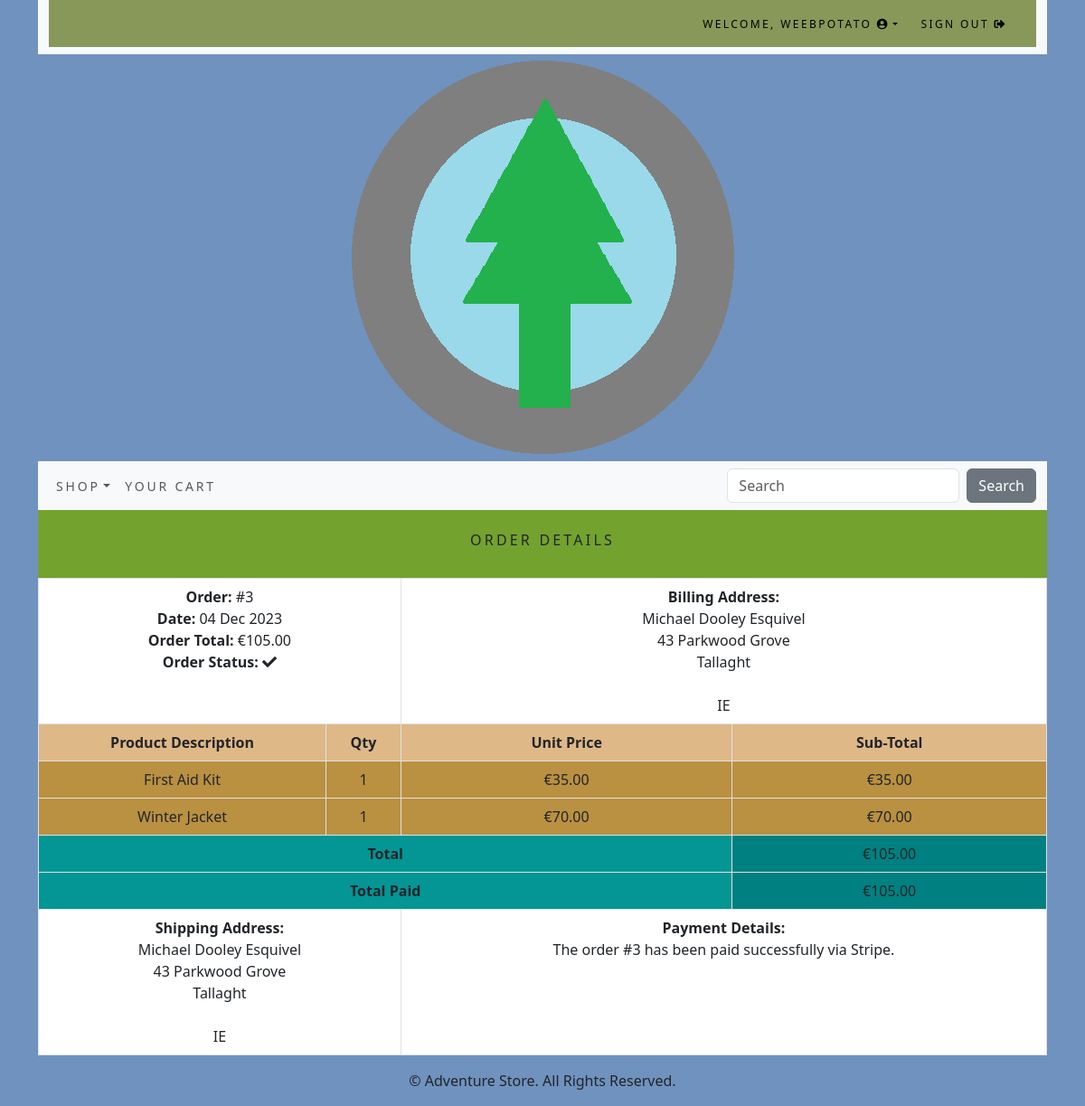
Page /order/3/ (signed in) on the committed database.
### users/models.py (models this page shows)
class CustomUser(AbstractUser):
    age = models.PositiveIntegerField(null=True, blank=True)

### order/models.py (models this page shows, shortened)
class Order(models.Model):
    token = models.CharField(max_length=250, blank=True)
    total = models.DecimalField(max_digits=10, decimal_places=2, verbose_name='Euro Order Total')
    emailAddress = models.EmailField(max_length=250, blank=True, verbose_name='Email Address')
    created = models.DateTimeField(auto_now_add=True)
    billingName = models.CharField(max_length=250, blank=True)
    billingAddress1 = models.CharField(max_length=250, blank=True)
    billingCity = models.CharField(max_length=250, blank=True)
    billingPostcode = models.CharField(max_length=10, blank=True)
    billingCountry = models.CharField(max_length=200, blank=True)
    shippingName = models.CharField(max_length=250, blank=True)
    shippingAddress1 = models.CharField(max_length=250, blank=True)
    shippingCity = models.CharField(max_length=250, blank=True)
    shippingPostcode = models.CharField(max_length=10, blank=True)
    shippingCountry = models.CharField(max_length=200, blank=True)
    class Meta:
        db_table = 'Order'
        ordering = ['-created']

class OrderItem(models.Model):
    product = models.CharField(max_length=250)
    quantity = models.IntegerField()
    price = models.DecimalField(max_digits=10, decimal_places=2, verbose_name='Euro Price')
    order = models.ForeignKey(Order, on_delete=models.CASCADE)
    class Meta:
        db_table = 'OrderItem'
    def sub_total(self):
        return self.quantity * self.price

### order/views.py (the view)
# urls.py: path('<int:order_id>/', views.orderDetail.as_view(), name='order_detail'),
class orderDetail(LoginRequiredMixin, View):
    def get(self, request, order_id):
        if request.user.is_authenticated:
            email = str(request.user.email)
            order = Order.objects.get(id=order_id, emailAddress=email)
            order_items = OrderItem.objects.filter(order=order)
        return render(request, 'order/order_detail.html', {'order': order, 'order_items': order_items})

### cart/context_processors.py (called while the page is built)
def counter(request):
    item_count = 0
    if 'admin' in request.path:
        return {}
    else:
        try:
            cart = Cart.objects.filter(cart_id=_cart_id(request))
            cart_items = CartItem.objects.all().filter(cart=cart[:1])
            for cart_item in cart_items:
                item_count += cart_item.quantity
        except Cart.DoesNotExist:
            item_count = 0
    return {'item_count':item_count}

### cart/views.py (called while the page is built)
def _cart_id(request):
    cart = request.session.session_key
    if not cart:
        cart = request.session.create()
    return cart

### shopapp/context_processors.py (called while the page is built)
def menu_links(request):
    links = Category.objects.all()
    return {'links':links}

### shopapp/models.py (called while the page is built)
    def get_absolute_url(self):
        return reverse('shopapp:products_by_category', args=[self.id])

### order/templates/order/order_detail.html (shortened to what this page needs)
{% extends "base.html" %}
{% load static %}
{% block content %}
<div>
    <div style="background-color: rgb(116, 162, 47);" class="text-center">
        <br>
        <h1 style="background-color: rgb(116, 162, 47);" class="text-center my_title">Order Details</h1>
        <br>
        <table class="table table-bordered">
            <tr>
                <td class="text-left" colspan="2">
                    <b>Order: </b>#{{ order.id }}<br>
                    <b>Date: </b>{{ order.created|date:"d M Y" }}<br>
                    <b>Order Total: </b>€{{ order.total }}<br>
                    <b>Order Status: </b><i class="fas fa-check"></i>
		    </td>
                <td class="text-left" colspan="2">
                    <b>Billing Address: </b><br>
                    {{ order.billingName }}<br>
                    {{ order.billingAddress1 }}<br>
                    {{ order.billingCity }}<br>
                    {{ order.billingPostcode }}<br>
                    {{ order.billingCountry }}<br>
                </td>
            </tr>
            <tr>
                <td style="background-color: burlywood;"><b>Product Description</b></td>
                <td style="background-color: burlywood;"><b>Qty</b></td>
                <td style="background-color: burlywood;"><b>Unit Price</b></td>
                <td style="background-color: burlywood;"><b>Sub-Total</b></td>
            </tr>
            {% for item in order_items %}
            <tr>
                <td style="background-color: rgb(186, 144, 65);">{{ item.product }}</td>
                <td style="background-color: rgb(186, 144, 65);">{{ item.quantity }}</td>
                <td style="background-color: rgb(186, 144, 65);">€{{ item.price }}</td>
                <td style="background-color: rgb(186, 144, 65);">€{{ item.sub_total }}</td>
            </tr>
            {% endfor %}
            <tr>
                <td style="background-color: rgb(4, 149, 149);" class="text-right" colspan="3"><b>Total</b></td>
                <td style="background-color: teal;">€{{ order.total }}</td>
            </tr>
            <tr>
                <td style="background-color: rgb(4, 149, 149);" class="text-right" colspan="3"><b>Total Paid</b></td>
                <td style="background-color: teal;">€{{ order.total }}</td>
            </tr>
            <tr>
                <td class="text-left" colspan="2">
                    <b>Shipping Address: </b><br>
                    {{ order.shippingName }}<br>
                    {{ order.shippingAddress1 }}<br>
                    {{ order.shippingCity }}<br>
                    {{ order.shippingPostcode }}<br>
                    {{ order.shippingCountry }}<br>
                </td>
                <td class="text-left" colspan="2">
                    <b>Payment Details: </b><br>
                    The order #{{ order.id }} has been paid successfully via Stripe.
                </td>
            </tr>
        </table>
    </div>
</div>
{% endblock content %}

### shopapp/templates/top-navbar.html (shortened to what this page needs)
<div style="background-color: #889859;" class="container">
    <div class="my_custom_menu">
        <ul>
            {% if user.is_authenticated %}
            <li>
                Welcome, <a href="#" class="dropdown-toggle" data-bs-toggle="dropdown"
                aria-haspopup="true" aria-expanded="false">{{ user.username }}
                <i class="fas fa-user-circle"></i></a>
            </li>
            <li>
                <a href="{% url 'logout' %}">Sign Out <i class="fas fa-sign-out-alt"></i></a>
            </li>
            {% endif %}
        </ul>
    </div>
</div>

### static/css/custom.css (style rules this page uses)
.my_title { font-size: 16px; text-transform: uppercase; letter-spacing: .2em; }
.my_custom_menu { text-align: right !important; }
.my_custom_menu ul li { list-style: none; color: #000; text-transform: uppercase; letter-spacing: .2em; font-size: 12px; padding-right: 20px; display: inline; }
.my_custom_menu ul li a { text-decoration: none; color: #000; list-style: none; text-transform: uppercase; letter-spacing: .2em; font-size: 12px; }

### rows in the picture
CustomUser: username "WEEBPOTATO"
Order: id "3", created "04 Dec 2023", total "105.00", billingName "Michael Dooley Esquivel", billingAddress1 "43 Parkwood Grove", billingCity "Tallaght", billingCountry "IE", shippingName "Michael Dooley Esquivel", shippingAddress1 "43 Parkwood Grove", shippingCity "Tallaght", shippingCountry "IE"
OrderItem: product "First Aid Kit", quantity "1", price "35.00", sub_total "35.00"
OrderItem: product "Winter Jacket", quantity "1", price "70.00", sub_total "70.00"
